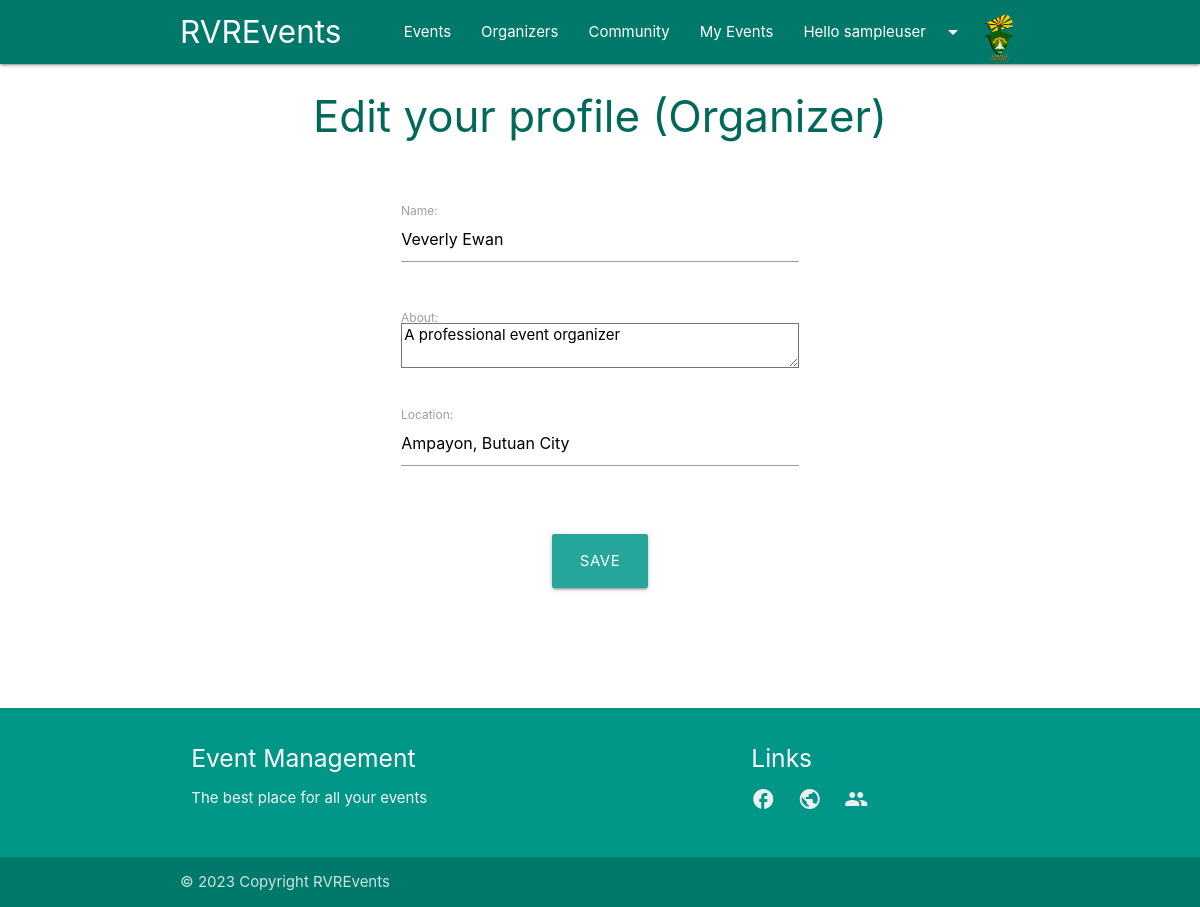
The page /edit_profile_organiser/2 (signed in) on the database its author committed.
### ems/models.py (models this page shows, shortened)
class Participant(models.Model):
    GENDER = [
        ('Male', 'Male'),
        ('Female', 'Female'),
        ('Other', 'Other')
    ]
    user = models.OneToOneField(User, null=True, blank=True, on_delete=models.CASCADE)
    name = models.CharField(max_length=200, null=True)
    gender = models.CharField(max_length=100, choices=GENDER, null=True)
    profile_pic = models.ImageField(null=True, blank=True, default="profile_1.png")
    dob = models.DateField(null=True)
    joined_date = models.DateField(auto_now_add=True)

class Organiser(models.Model):
    user = models.OneToOneField(User, null=True, on_delete=models.CASCADE)
    name = models.CharField(max_length=200, null=True)
    about = models.TextField(max_length=600, null=True)
    location = models.CharField(max_length=200, null=True)

### ems/views.py (the view)
# urls.py: path('edit_profile_organiser/<str:pk>', views.editProfileOrganiser, name='edit_profile_organiser'),
@login_required(login_url='login')
def editProfileOrganiser(request, pk):
    organiser = Organiser.objects.get(id=pk)
    form = OrganiserForm(instance=organiser)
    if request.method == 'POST':
        form = OrganiserForm(request.POST, instance=organiser)
        if form.is_valid():
            form.save()
            return redirect('home')
    context = {
        'organiser': organiser,
        'form': form
    }
    return render(request, 'ems/organiser_form.html', context)

### ems/forms.py
class OrganiserForm(ModelForm):
    class Meta:
        model = Organiser
        fields = '__all__'

### ems/templatetags/auth_extras.py (called while the page is built)
@register.filter(name='has_group')
def has_group(user, group_name):
    group = Group.objects.get(name=group_name)
    return True if group in user.groups.all() else False

### ems/templates/ems/organiser_form.html (shortened to what this page needs)
{% extends 'ems/main.html' %}
{% load static %}
{% block content %}
<div class="container">
    <div class="row teal-text text-darken-3 center">
        <h3>Edit your profile (Organizer)</h3>
    </div>
    <br>
    <div class="row" style="margin-bottom: 100px;">
        <div class="col m6 offset-m3">
            <form action="" method="POST">
                <div class="input-field">
                    {{form.name}}
                    <label for="id_name">Name:</label>
                </div>
                <br>
                <div class="input-field">
                    {{form.about}}
                    <label for="id_about">About:</label>
                </div>
                <br>
                <div class="input-field">
                    {{form.location}}
                    <label for="id_location">Location:</label>
                    <br><br><br>
                </div>
                <div class="row center">
                    <button type="submit" class="btn btn-large">Save</button>
                </div>
            </form>
        </div>
    </div>
</div>
{% endblock %}

### ems/templates/components/navbar.html (shortened to what this page needs)
{% load auth_extras %}
<nav class="teal darken-2">
    <div class="container">
        <div class="nav-wrapper">
            <a href="{% url 'home' %}" class="brand-logo">RVREvents {% if request.user.is_staff %}(Admin){% endif %}</a>
            <ul id="nav-mobile" class="right hide-on-med-and-down">
                <li><a href="{% url 'events' %}">Events</a></li>
                <li><a href="{% url 'organisers' %}">Organizers</a></li>
                <li><a href="{% url 'participants' %}">Community</a></li>
                {% if request.user|has_group:"participant" %}
                    <li><a href="{% url 'my_events' %}">My Events</a></li>
                {% endif %}
                {% if request.user.username %}
                    <li><a class="dropdown-trigger" href="#" data-target="dropdown1">Hello {{request.user.username}}<i class="material-icons right">arrow_drop_down</i></a></li>
                {% else %}
                    <li><a href="{% url 'login' %}">Login</a></li>
                {% endif %}
                {% if request.user|has_group:"participant" %}
                    <img src="{{ request.user.participant.profile_pic.url }}" alt="" width="40px" height="40px" style="padding-top: 10px;" class="responsive-img circle">
                {% endif %}
            </ul>
        </div>
    </div>
</nav>

### rows shown on the page
Organiser: name "Veverly Ewan", about "A professional event organizer", location "Ampayon, Butuan City"

### other values the page prints
{{ request.user.username }} "sampleuser"
